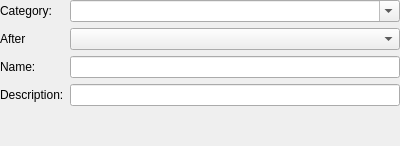
<?xml version="1.0" encoding="UTF-8"?>
<ui version="4.0">
 <class>KPlato::EditViewPanel</class>
 <widget class="QWidget" name="KPlato::EditViewPanel">
  <property name="geometry">
   <rect>
    <x>0</x>
    <y>0</y>
    <width>400</width>
    <height>146</height>
   </rect>
  </property>
  <layout class="QFormLayout" name="formLayout">
   <property name="margin">
    <number>0</number>
   </property>
   <item row="0" column="0">
    <widget class="QLabel" name="categoryLabel">
     <property name="toolTip">
      <string>The category of the view</string>
     </property>
     <property name="text">
      <string>Category:</string>
     </property>
     <property name="buddy">
      <cstring>category</cstring>
     </property>
    </widget>
   </item>
   <item row="0" column="1">
    <widget class="KComboBox" name="category">
     <property name="sizePolicy">
      <sizepolicy hsizetype="Expanding" vsizetype="Fixed">
       <horstretch>0</horstretch>
       <verstretch>0</verstretch>
      </sizepolicy>
     </property>
     <property name="toolTip">
      <string/>
     </property>
     <property name="editable">
      <bool>true</bool>
     </property>
     <property name="insertPolicy">
      <enum>QComboBox::InsertAlphabetically</enum>
     </property>
     <property name="autoCompletion">
      <bool>false</bool>
     </property>
    </widget>
   </item>
   <item row="1" column="0">
    <widget class="QLabel" name="afterLabel">
     <property name="toolTip">
      <string>The view is placed after this view</string>
     </property>
     <property name="text">
      <string>After</string>
     </property>
     <property name="buddy">
      <cstring>insertAfter</cstring>
     </property>
    </widget>
   </item>
   <item row="1" column="1">
    <widget class="KComboBox" name="insertAfter">
     <property name="insertPolicy">
      <enum>QComboBox::InsertAlphabetically</enum>
     </property>
     <property name="autoCompletion">
      <bool>false</bool>
     </property>
    </widget>
   </item>
   <item row="2" column="0">
    <widget class="QLabel" name="viewnameLabel">
     <property name="toolTip">
      <string>The name of the view</string>
     </property>
     <property name="text">
      <string>Name:</string>
     </property>
     <property name="buddy">
      <cstring>viewname</cstring>
     </property>
    </widget>
   </item>
   <item row="2" column="1">
    <widget class="QLineEdit" name="viewname"/>
   </item>
   <item row="3" column="0">
    <widget class="QLabel" name="tooltipLabel">
     <property name="toolTip">
      <string>The views description</string>
     </property>
     <property name="text">
      <string>Description:</string>
     </property>
     <property name="buddy">
      <cstring>tooltip</cstring>
     </property>
    </widget>
   </item>
   <item row="3" column="1">
    <widget class="QLineEdit" name="tooltip"/>
   </item>
  </layout>
 </widget>
 <customwidgets>
  <customwidget>
   <class>KComboBox</class>
   <extends>QComboBox</extends>
   <header>kcombobox.h</header>
  </customwidget>
 </customwidgets>
 <resources/>
 <connections/>
</ui>
